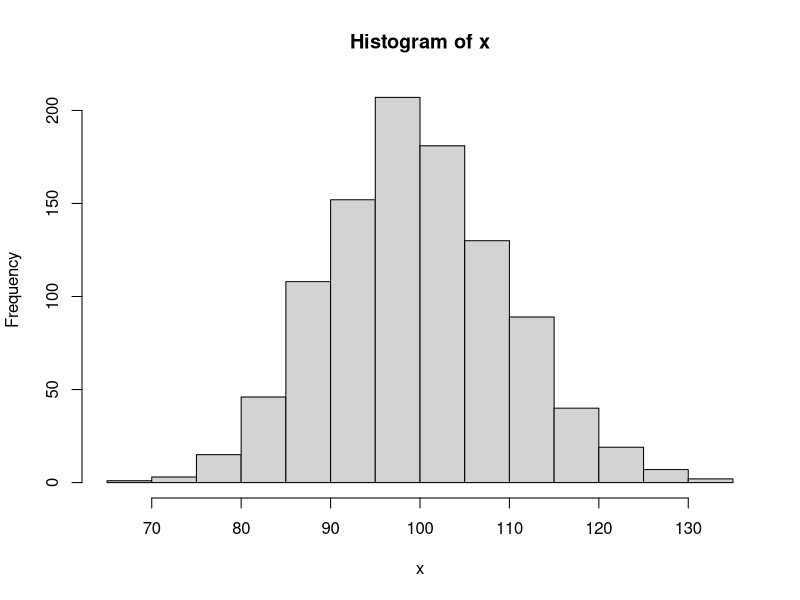

The R script that drew this image:
# T1
boat <- function(){
  x <- runif(1, min = 0, max = 24)
  y <- runif(1, min = 0, max = 24)
  if((x<=y | x>=y+2) & (y<=x | y>=x+1)) return(T)
  else return(F)
}
N <- 10000;
sum <- 0;
for(i in 1:N){
  if(boat()) sum = sum + 1;
}
p <- sum/N; p

# T2 *memorized recursion
fun <- function(n, k = 5, p = 1/6, memo){
  if(is.null(memo)) memo <- c(rep(0, k-1), p^k, rep(NA, n-k))
  if(!is.na(memo[n])){
    list(value = memo[n], memory = memo)
  }
  else{
    rt <- p^k
    for(j in 1:k){
      temp <- fun(n = n-j, memo = memo)
      memo <- temp$memory
      rt <- rt + temp$value*p^(j-1)*(1-p)
    }
    memo[n] <- rt
    list(value = rt, memory = memo)
  }
}
p <- fun(n = 100, memo = NULL); p$value

dice1 <- function(){
  t <- 1
  repeat{
    x <- sample(1:6, 2, replace = T)
    if(sum(x) == 7) return(t)
    t <- t + 1
  }
}
N <- 10000;
sum <- 0;
for(i in 1:N){
  sum <- sum + dice1();
}
E <- sum/N; E

dice2 <- function(n, k){
  con <- 0
  for(i in 1:n){
    x <- sample(1:6, 2, replace = T)
    if(sum(x) == 7) con <- con + 1
    else con <- 0
    if(con == k) return(T)
  }
  return(F)
}
N <- 20000;
sum <- 0;
for(i in 1:N){
  if(dice2(100, 5)) sum <- sum + 1;
}
p <- sum/N; p

# T3
shoot <- function(n, m, p){
  # n: hunter, m: duck
  x <- sample(1:m, n, replace = T)
  flag <- rbinom(n, 1, p) == 1 # must be logical values
  return(m - length(unique(x[flag])))
}
N <- 10000;
sum <- 0;
for(i in 1:N){
  sum <- sum + shoot(10, 10, 0.7);
}
E <- sum/N; E

# T4
door <- function(){
  car <- sample(1:3, 1)
  choose <- sample(1:3, 1)
  if(choose == car){
    remain <- T
    change <- F
  }
  else{
    remain <- F
    change <- T
  }
  c(remain, change)
}
N <- 1000;
sum1 <- 0;
sum2 <- 0;
for(i in 1:N){
  rt <- door();
  if(rt[1]) sum1 <- sum1 + 1;
  if(rt[2]) sum2 <- sum2 + 1;
}
p1 <- sum1/N; p1
p2 <- sum2/N; p2

# T5
getpoisson <- function(n, lambda){
  rt <- numeric(n)
  for(i in 1:n){
    p <- exp(-lambda)
    x <- runif(1)
    k <- 0
    repeat{
      if(x < p){
        rt[i] <- k
        break
      }
      else{
        k <- k + 1
        p <- p + lambda^k/factorial(k)*exp(-lambda)
      }
    }
  }
  rt
}
lambda <- 100;
n <- 1000;
x <- getpoisson(n,100)
hist(x)

# T6
stochastic <- function(f, a, b, m, M){
  # \int_a^b f(x)dx, m and M is a low/up bound of integrate field (not f(x) !)
  N = 100000
  x <- runif(N, min = a, max = b)
  y <- runif(N, min = m, max = M)
  (sum(f(x) >= 0 & y <= f(x) & y >= 0) - sum(f(x) < 0 & y >= f(x) & y <= 0))/N*(b-a)*(M-m)
}
meanmethod <- function(f, a, b){
  N = 1000
  x <- runif(N, min = a, max = b)
  sum(f(x)*(b-a))/N
}

f1 <- function(x){
  exp(-x)
}
integrate(f1, 2, 4)
stochastic(f1, 2, 4, 0, 1)
meanmethod(f1, 2, 4)

f2 <- function(x){
  sin(x)
}
integrate(f2, 0, pi/3)
stochastic(f2, 0, pi/3, 0, 1)
meanmethod(f2, 0, pi/3)

f3 <- function(x) exp(exp(x))
integrate(f3, 0, 1)
stochastic(f3, 0, 1, 0, exp(exp(1)))
meanmethod(f3, 0, 1)

f4 <- function(x) x*(1+x^2)^(-2)*(-1/(x+1)^2)
integrate(f4, 1, 0)
-stochastic(f4, 0, 1, -1, 0)
-meanmethod(f4, 0, 1)

f5 <- function(x) x*sin(x)
integrate(f5, 0, 1)
stochastic(f5, 0, 1, 0, 1)
meanmethod(f5, 0, 1)

f6 <- function(x) sin(exp(x))
integrate(f6, 0, 1)
stochastic(f6, 0, 1, -1, 1)
meanmethod(f6, 0, 1)

stochastic2 <- function(f, a, b, c, d, m, M){
  N = 100000
  x <- runif(N, min = a, max = b)
  y <- runif(N, min = c, max = d)
  z <- runif(N, min = m, max = M)
  (sum(f(x,y) >= 0 & z <= f(x,y) & z >= 0) - sum(f(x,y) < 0 & z >= f(x,y) & z <= 0))/N*(b-a)*(d-c)*(M-m)
}
meanmethod2 <- function(f, a, b, c, d){
  N = 100000
  x <- runif(N, min = a, max = b)
  y <- runif(N, min = c, max = d)
  sum(f(x,y)*(b-a)*(d-c))/N
}
f7 <- function(x,y) exp((x+y)^2)
stochastic2(f7, 0, 1, 0, 1, 0, exp(4))
meanmethod2(f7, 0, 1, 0, 1)